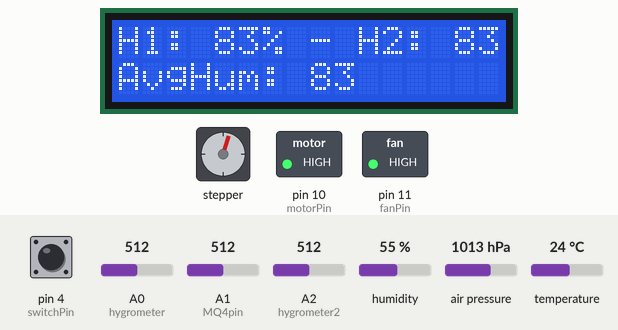
This sketch was run on a simulated Arduino Uno, built with avr-gcc and run on an emulated ATmega328P. Parts: stepper motor, 16×2 character LCD, switched loads named in the sketch (green lamp = pin HIGH). Wiring (inferred from the names in the program): stepper motor driver (400 steps per turn assumed): step pin 3; direction pin 2. Inputs (shaded band) come from the test bench; at power-on: air pressure 1013 hPa, A0 (hygrometer) = 512, A1 (MQ4pin) = 512, humidity 55 %, A2 (hygrometer2) = 512, pin 4 (switchPin) HIGH, temperature 24 °C. Pins used as bus, display or sensor lines are not drawn; what the sketch prints to the serial monitor is not drawn.

Above: at 2.4 s.
2.5 s: air pressure set to 952 hPa
13.0 s: A0 (hygrometer) set to 660
At 24.6 s:
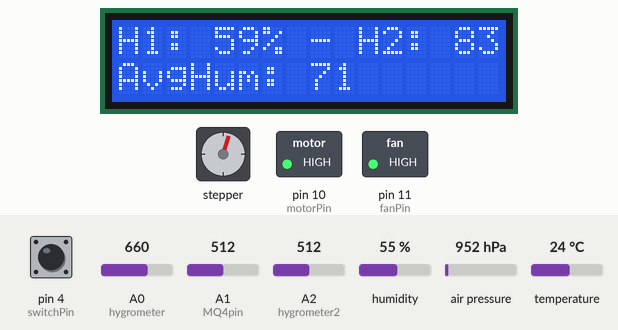
27.0 s: A1 (MQ4pin) set to 660
At 40.0 s:
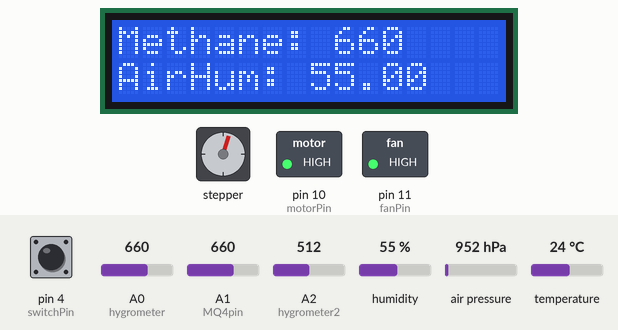
40.7 s: humidity set to 59 %
At 53.2 s:
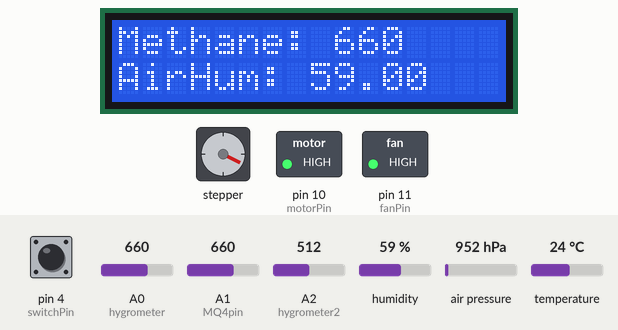
53.5 s: humidity set to 62 %
61.9 s: A2 (hygrometer2) set to 660
At 74.8 s:
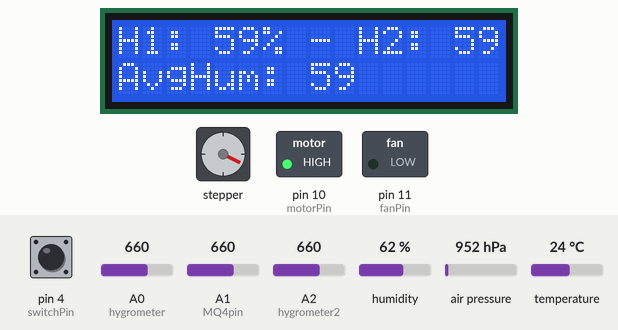
Timing chart, 0 to 75.0 s (numbered marks = the images above; inputs shaded):
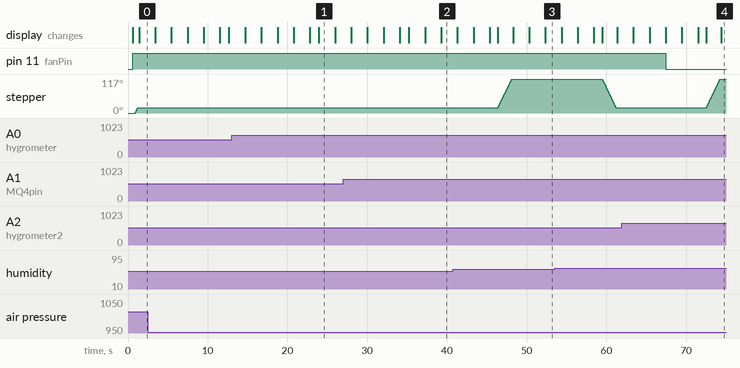

Measured:
- what the display in image 1 shows lasts 2.1 s, from 23.9 s to 26.0 s

The sketch:

ComBots.ino
```cpp
/******************************************************************
 * Κάδος κομποστοποίησης
 * 1ο ΕΠΑΛ Τρικάλων - Ομάδα ComBots
 * 4ος Πανελλήνιος Διαγωνισμός Ανοιχτών Τεχνολογιών στην Εκπαίδευση
 ******************************************************************/

// βιβλιοθήκες
#include "DFRobot_RGBLCD1602.h"
#include <Wire.h>
#include <SPI.h>
#include <Adafruit_Sensor.h>
#include <Adafruit_BME280.h>

// θύρες εισόδου-εξόδου
const int switchPin = 4;  // θύρα σύνδεσης του διακόπτη εύρεσης της αρχικής θέσης του κάδου
const int motorPin = 10;  // θύρα ελέγχου αντλίας
const int fanPin = 11;    // θύρα ελέγχου ανεμιστήρα
const int dirPin = 2;     // θύρα ελέγχου της φοράς περιστροφής του stepper motor
const int stepPin = 3;    // θύρα ελέγχου των βημάτων του stepper motor

const int stepsPerRevolution = 400;   // το μοτέρ μας κάνει 1 πλήρη περιστροφή σε 400 βήματα

int strofi = 110;             // ο αριθμός βημάτων για την περιστροφή του κάδου
int stepperSpeed = 15000;     // μεγάλη τιμή -> μικρή ταχύτητα -> μεγάλη ροπή
bool DexiaAristera = HIGH;    // LOW: προς τα δεξιά - HIGH: προς τα αριστερά

// οθόνη LCD 16x2
DFRobot_RGBLCD1602 lcd(16,2);

// αναλογικές θύρες σύνδεσης αισθητήρων
const int hygrometer = A0;    // 1ος αισθητήρας υγρασίας εδάφους
const int hygrometer2 = A2;   // 2ος αισθητήρας υγρασίας εδάφους
const int MQ4pin = A1;        // αισθητήρας μεθανίου

// οι τιμές των αισθητήρων
int value = 0;        // 1ος αισθητήρας υγρασίας εδάφους
int value2 = 0;       // 2ος αισθητήρας υγρασίας εδάφους
int methValue = 0;    // μεθάνιο
float temp = 0.0;     // θερμοκρασία
float hum = 0.0;      // υγρασία αέρα
float pressure = 0.0; // ατμοσφαιρική πίεση

// ο αισθητήρας BME280
Adafruit_BME280  bme; // I2C
//Adafruit_BME280 bme(BME_CS); // hardware SPI
//Adafruit_BME280 bme(BME_CS, BME_MOSI, BME_MISO, BME_SCK); // software SPI

void setup()
{
  // αρχικοποίηση serial monitor
  Serial.begin(9600);

  // αρχικοποίηση οθόνης LCD
  lcd.init();

  lcd.print("1o EPAL TRIKALON");
  Serial.println("1o EPAL TRIKALON");
  Serial.println("----------------");
  delay(500);

  // ορισμός θυρών εξόδου
  pinMode(stepPin, OUTPUT);
  pinMode(dirPin, OUTPUT);
  pinMode(motorPin, OUTPUT);
  pinMode(fanPin, OUTPUT);

  digitalWrite(fanPin, HIGH);   // ανεμιστήρας κλειστός
  digitalWrite(motorPin, HIGH); // αντλία κλειστή

  // ορισμός θυρών εισόδου
  pinMode(switchPin, INPUT_PULLUP); // ενεργοποίηση της εσωτερικής pullup αντίστασης

  // περιστροφή του κάδου στην αρχική θέση (προς τα δεξιά)
  lcd.setCursor(0, 0);
  lcd.print("PERISTROFI KADOU");
  lcd.setCursor(0, 1);
  lcd.print("STHN ARXIKH 8ESI");
  digitalWrite(dirPin, LOW);
  while( digitalRead(switchPin) == LOW )  // μέχρι να πατηθεί ο διακόπτης...
  {
    digitalWrite(stepPin, HIGH);      // ...περιστροφή κατά ένα βήμα
    delayMicroseconds(stepperSpeed);
    digitalWrite(stepPin, LOW);
    delayMicroseconds(800);
  }
  delay(300);
  // ανάποδη περιστροφή για απελευθέρωση του διακόπτη
  digitalWrite(dirPin, HIGH);
  for(int i=0; i<20; i++)
  {
    digitalWrite(stepPin, HIGH);      // περιστροφή κατά ένα βήμα
    delayMicroseconds(stepperSpeed);
    digitalWrite(stepPin, LOW);
    delayMicroseconds(800);
  }

  // αρχικοποίηση αισθητήρα BME
  Serial.println("BME280 test");
  bool status;
  status = bme.begin();
  if (!status)
  {
    Serial.println("Could not find a valid BME280 sensor, check wiring!");
    lcd.setCursor(0, 0);
    lcd.print("BME error.......");
    while (1);  // ατέρμων βρόχος - τέλος προγράμματος
  }
}

void loop()
{
  readSensors();      // διάβασμα αισθητήρων

  printValues();      // εμφάνιση τιμών αισθητήρων στο serial monitor

  screen1();          // εμφάνιση τιμών αισθητήρων στην οθόνη LCD
  delay(2000);
  screen2();
  delay(2000);
  screen3();
  delay(2000);

  checkConditions();  // έλεγχος συνθηκών
}

// υποπρόγραμμα για διάβασμα αισθητήρων
void readSensors()
{
  // διάβασμα αισθητήρα BME θερμοκρασίας, υγρασίας αέρα και πίεσης
  temp = bme.readTemperature();
  hum = bme.readHumidity();
  pressure = bme.readPressure() / 100.0F;

  // διάβασμα υγρασίας εδάφους από τους 2 αισθητήρες
  value = analogRead(hygrometer);
  value = constrain(value,400,1023);
  // μετατροπή υγρασίας σε ποσοστό
  value = map(value,400,1023,100,0);

  value2 = analogRead(hygrometer2);
  value2 = constrain(value2,400,1023);
  // μετατροπή υγρασίας σε ποσοστό
  value2 = map(value2,400,1023,100,0);

  // διάβασμα αισθητήρα μεθανίου
  methValue = analogRead(MQ4pin);
}

// 1η οθόνη: εμφάνιση υγρασίας εδάφους
void screen1()
{
  lcd.clear();
  lcd.setCursor(0, 0);
  lcd.print("H1: ");
  lcd.print(value);
  lcd.print("%");
  lcd.print(" - H2: ");
  lcd.print(value2);
  lcd.print("%");
  lcd.setCursor(0, 1);
  lcd.print("AvgHum: ");
  lcd.print((value+value2)/2);
}

// 2η οθόνη: εμφάνιση θερμοκρασίας - ατμοσφαιρικής πίεσης
void screen2()
{
  lcd.clear();
  lcd.setCursor(0, 0);
  lcd.print("Temp: ");
  lcd.print(temp);
  lcd.setCursor(0, 1);
  lcd.print("Pressure: ");
  lcd.print(pressure);
}

// 3η οθόνη: εμφάνιση μεθανίου - υγρασίας αέρα
void screen3()
{
  lcd.clear();
  lcd.setCursor(0, 0);
  lcd.print("Methane: ");
  lcd.print(methValue);
  lcd.setCursor(0, 1);
  lcd.print("AirHum: ");
  lcd.print(hum);
}

// υποπρόγραμμα ελέγχου των τιμών των αισθητήρων και λήψης απόφασης για τις αντίστοιχες ενέργειες
void checkConditions()
{
  // έλεγχος αν η υγρασία αέρα είναι > 60%
  lcd.clear();
  if( hum > 60 )
  {
    lcd.setCursor(0, 0);
    lcd.print("POLLH YGRASIA   ");
    lcd.setCursor(0, 1);
    lcd.print("ANEMISTHRAS ON  ");
    digitalWrite(fanPin, LOW);    // ενεργοποίηση ανεμιστήρα
  }
  else
  {
    lcd.setCursor(0, 0);
    lcd.print("LIGH YGRASIA");
    lcd.setCursor(0, 1);
    lcd.print("ANEMISTHRAS OFF ");
    digitalWrite(fanPin, HIGH);   // απενεργοποίηση ανεμιστήρα
  }
  delay(2000);

  // έλεγχος αν η υγρασία εδάφους είναι < 40%
  lcd.clear();
  if( (value + value2)/2 < 40 )
  {
    lcd.setCursor(0, 0);
    lcd.print("THELEI NERO     ");
    lcd.setCursor(0, 1);
    lcd.print("ANTLIA ANOIKTH  ");
    digitalWrite(motorPin, LOW);    // ενεργοποίηση αντλίας
  }
  else
  {
    lcd.setCursor(0, 0);
    lcd.print("EXEI ARKETO NERO");
    lcd.setCursor(0, 1);
    lcd.print("ANTLIA KLEISTH  ");
    digitalWrite(motorPin, HIGH);   // απενεργοποίηση αντλίας
  }
  delay(2000);

  // ελεγχος για το μεθάνιο
  lcd.clear();
  if( methValue > 650 )
  {
    lcd.setCursor(0, 0);
    lcd.print("METHANIO ARKETO ");
    delay(1000);
    peristrofiKadou();    // αναποδογύρισμα κάδου
  }
  else
  {
    delay(1000);
  }
}

// υποπρόγραμμα για αναποδογύρισμα κάδου
void peristrofiKadou()
{
  lcd.clear();
  lcd.setCursor(0, 0);
  lcd.print("PERISTROFI KADOU");
  lcd.setCursor(0, 1);
  if( DexiaAristera )
    lcd.print("ARISTERA        ");
  else
    lcd.print("DEXIA           ");

  // ορισμός κατεύθυνσης περιστροφής
  digitalWrite(dirPin, DexiaAristera);
  // περιστροφή κατά "strofi" βήματα
  for(int x = 0; x < strofi; x++)
  {
    digitalWrite(stepPin, HIGH);
    delayMicroseconds(stepperSpeed);
    digitalWrite(stepPin, LOW);
    delayMicroseconds(800);
  }
  DexiaAristera = !DexiaAristera; // αλλαγή κατεύθυνσης περιστροφής
}

// υποπρόγραμμα εμφάνισης τιμών στη σειριακή οθόνη
void printValues()
{
  Serial.println("SENSOR VALUES");
  Serial.println("--------------------------");

  Serial.print("Temperature = ");
  Serial.print(temp);
  Serial.println(" *C");

  Serial.print("Pressure = ");
  Serial.print(pressure);
  Serial.println(" hPa");

  Serial.print("Air Humidity = ");
  Serial.print(hum);
  Serial.println(" %");

  Serial.print("Soil Humidity 1 = ");
  Serial.print(value);
  Serial.println(" %");

  Serial.print("Soil Humidity 2 = ");
  Serial.print(value2);
  Serial.println(" %");

  Serial.print("Methane = ");
  Serial.println(methValue);
  Serial.println();
}
```
